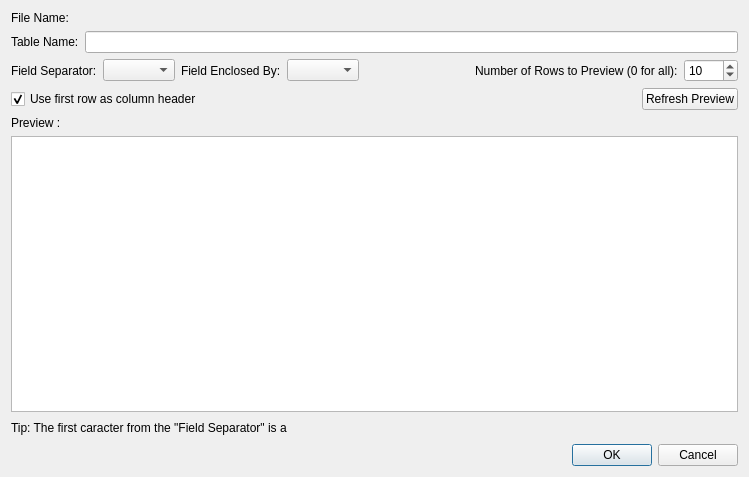
<?xml version="1.0" encoding="UTF-8"?>
<ui version="4.0">
 <class>ImportCSVDialog</class>
 <widget class="QDialog" name="ImportCSVDialog">
  <property name="geometry">
   <rect>
    <x>0</x>
    <y>0</y>
    <width>749</width>
    <height>477</height>
   </rect>
  </property>
  <property name="windowTitle">
   <string>Import Log</string>
  </property>
  <property name="windowIcon">
   <iconset resource="resources.qrc">
    <normaloff>:/images/icon.png</normaloff>:/images/icon.png</iconset>
  </property>
  <layout class="QGridLayout" name="gridLayout">
   <item row="0" column="0">
    <widget class="QLabel" name="lblFileName">
     <property name="text">
      <string>File Name: </string>
     </property>
    </widget>
   </item>
   <item row="1" column="0">
    <layout class="QHBoxLayout" name="horizontalLayout">
     <item>
      <widget class="QLabel" name="label">
       <property name="text">
        <string>Table Name:</string>
       </property>
      </widget>
     </item>
     <item>
      <widget class="QLineEdit" name="txtTableName"/>
     </item>
    </layout>
   </item>
   <item row="2" column="0">
    <layout class="QHBoxLayout" name="horizontalLayout_2">
     <item>
      <widget class="QLabel" name="label_2">
       <property name="text">
        <string>Field Separator:</string>
       </property>
      </widget>
     </item>
     <item>
      <widget class="QComboBox" name="separatorComboBox"/>
     </item>
     <item>
      <widget class="QLabel" name="label_3">
       <property name="text">
        <string>Field Enclosed By:</string>
       </property>
      </widget>
     </item>
     <item>
      <widget class="QComboBox" name="delimiterComboBox"/>
     </item>
     <item>
      <spacer name="horizontalSpacer_3">
       <property name="orientation">
        <enum>Qt::Horizontal</enum>
       </property>
       <property name="sizeHint" stdset="0">
        <size>
         <width>40</width>
         <height>20</height>
        </size>
       </property>
      </spacer>
     </item>
     <item>
      <widget class="QLabel" name="label_4">
       <property name="text">
        <string>Number of Rows to Preview (0 for all):</string>
       </property>
      </widget>
     </item>
     <item>
      <widget class="QSpinBox" name="spinNumRows">
       <property name="maximum">
        <number>9999</number>
       </property>
       <property name="value">
        <number>10</number>
       </property>
      </widget>
     </item>
    </layout>
   </item>
   <item row="3" column="0">
    <layout class="QHBoxLayout" name="horizontalLayout_4">
     <item>
      <widget class="QCheckBox" name="chkFirstRow">
       <property name="text">
        <string>Use first row as column header</string>
       </property>
       <property name="checked">
        <bool>true</bool>
       </property>
      </widget>
     </item>
     <item>
      <spacer name="horizontalSpacer_4">
       <property name="orientation">
        <enum>Qt::Horizontal</enum>
       </property>
       <property name="sizeHint" stdset="0">
        <size>
         <width>40</width>
         <height>20</height>
        </size>
       </property>
      </spacer>
     </item>
     <item>
      <widget class="QPushButton" name="actionRefreshPreview">
       <property name="text">
        <string>Refresh Preview</string>
       </property>
      </widget>
     </item>
    </layout>
   </item>
   <item row="4" column="0">
    <widget class="QLabel" name="labelPreview">
     <property name="text">
      <string>Preview :</string>
     </property>
    </widget>
   </item>
   <item row="5" column="0">
    <widget class="QTableWidget" name="tblPreview"/>
   </item>
   <item row="6" column="0">
    <layout class="QHBoxLayout" name="horizontalLayout_3">
     <item>
      <widget class="QLabel" name="tipTip">
       <property name="sizePolicy">
        <sizepolicy hsizetype="Maximum" vsizetype="Preferred">
         <horstretch>0</horstretch>
         <verstretch>0</verstretch>
        </sizepolicy>
       </property>
       <property name="text">
        <string>Tip: The first caracter from the &quot;Field Separator&quot; is a</string>
       </property>
      </widget>
     </item>
     <item>
      <widget class="QLabel" name="spaceSpace">
       <property name="sizePolicy">
        <sizepolicy hsizetype="Fixed" vsizetype="Fixed">
         <horstretch>0</horstretch>
         <verstretch>0</verstretch>
        </sizepolicy>
       </property>
       <property name="text">
        <string/>
       </property>
       <property name="pixmap">
        <pixmap resource="resources.qrc">:/images/space.png</pixmap>
       </property>
      </widget>
     </item>
     <item>
      <spacer name="horizontalSpacer_2">
       <property name="orientation">
        <enum>Qt::Horizontal</enum>
       </property>
       <property name="sizeHint" stdset="0">
        <size>
         <width>40</width>
         <height>20</height>
        </size>
       </property>
      </spacer>
     </item>
    </layout>
   </item>
   <item row="7" column="0">
    <widget class="QDialogButtonBox" name="buttonBox">
     <property name="orientation">
      <enum>Qt::Horizontal</enum>
     </property>
     <property name="standardButtons">
      <set>QDialogButtonBox::Cancel|QDialogButtonBox::Ok</set>
     </property>
    </widget>
   </item>
  </layout>
 </widget>
 <resources>
  <include location="resources.qrc"/>
 </resources>
 <connections>
  <connection>
   <sender>buttonBox</sender>
   <signal>accepted()</signal>
   <receiver>ImportCSVDialog</receiver>
   <slot>accept()</slot>
   <hints>
    <hint type="sourcelabel">
     <x>248</x>
     <y>254</y>
    </hint>
    <hint type="destinationlabel">
     <x>157</x>
     <y>274</y>
    </hint>
   </hints>
  </connection>
  <connection>
   <sender>buttonBox</sender>
   <signal>rejected()</signal>
   <receiver>ImportCSVDialog</receiver>
   <slot>reject()</slot>
   <hints>
    <hint type="sourcelabel">
     <x>316</x>
     <y>260</y>
    </hint>
    <hint type="destinationlabel">
     <x>286</x>
     <y>274</y>
    </hint>
   </hints>
  </connection>
 </connections>
</ui>
